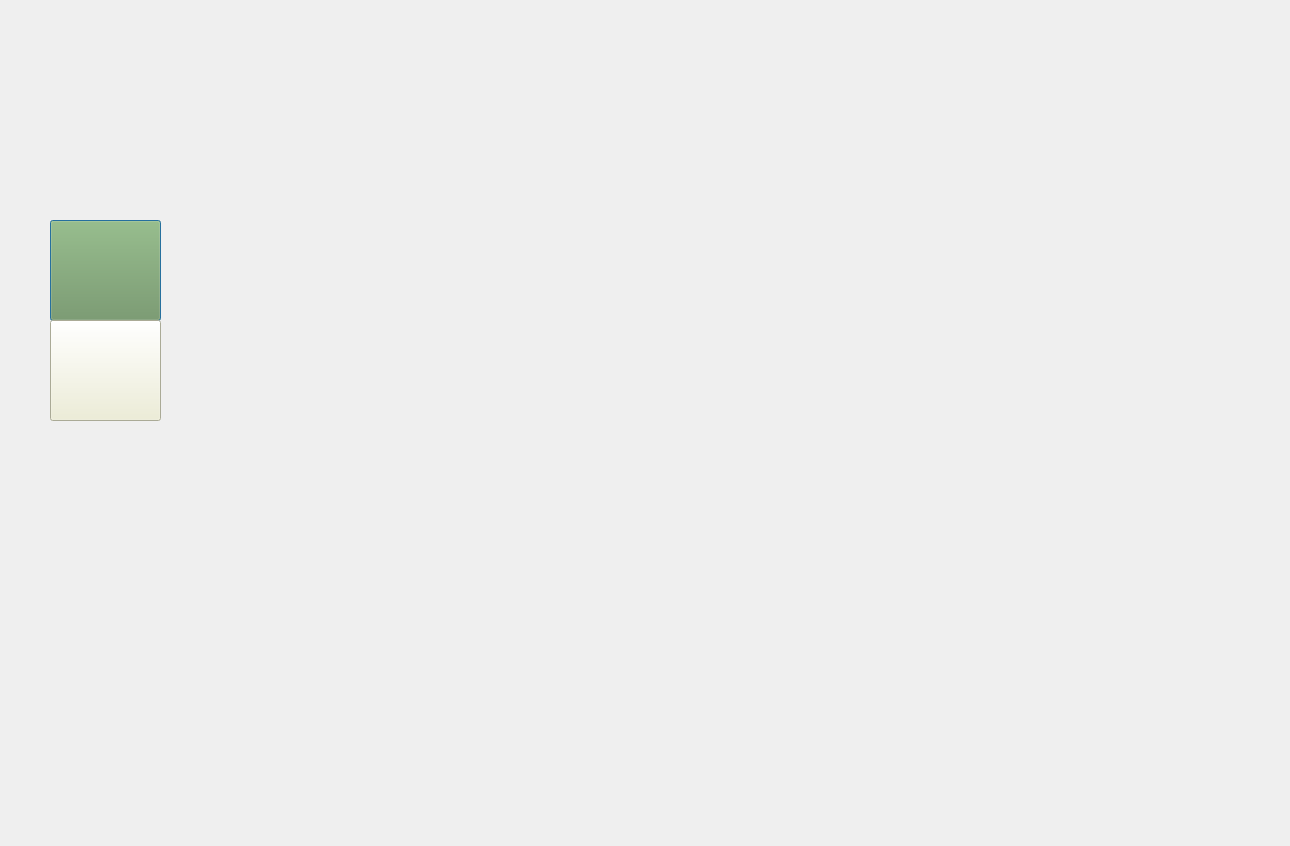
<?xml version="1.0" encoding="UTF-8"?>
<ui version="4.0">
 <class>Dialog</class>
 <widget class="QDialog" name="Dialog">
  <property name="geometry">
   <rect>
    <x>0</x>
    <y>0</y>
    <width>1290</width>
    <height>846</height>
   </rect>
  </property>
  <property name="windowTitle">
   <string>Dialog</string>
  </property>
  <widget class="QWidget" name="gridLayoutWidget">
   <property name="geometry">
    <rect>
     <x>180</x>
     <y>10</y>
     <width>1021</width>
     <height>821</height>
    </rect>
   </property>
   <layout class="QGridLayout" name="gridLayout"/>
  </widget>
  <widget class="QPushButton" name="black">
   <property name="geometry">
    <rect>
     <x>50</x>
     <y>220</y>
     <width>111</width>
     <height>101</height>
    </rect>
   </property>
   <property name="styleSheet">
    <string notr="true">background-color:rgb(118, 150, 86);</string>
   </property>
   <property name="text">
    <string/>
   </property>
  </widget>
  <widget class="QPushButton" name="white">
   <property name="geometry">
    <rect>
     <x>50</x>
     <y>320</y>
     <width>111</width>
     <height>101</height>
    </rect>
   </property>
   <property name="styleSheet">
    <string notr="true">background-color:rgb(238, 238, 210)</string>
   </property>
   <property name="text">
    <string/>
   </property>
  </widget>
 </widget>
 <resources/>
 <connections/>
</ui>
